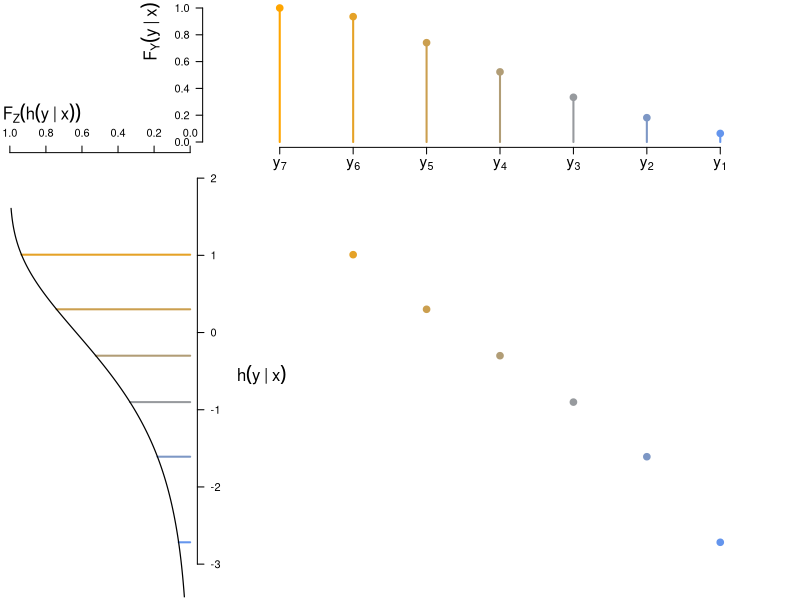

Write R code to recreate this figure.
# Transformation model illustration
# Ordered outcomes
# LK Apr 2022

# Params, FUNs
oy <- seq(0.1, 0.9, length.out = 7)
ncl <- length(oy)
y <- seq(0 + 1e-2, 1 - 0.15, length.out = res <- 1e3)
alp <- pi
bet <- pi
pY <- function(y) plogis(1.1 * qlogis(y) - 0.3) # pbeta(y, alp, bet)
dY <- function(y) dbeta(y, alp, bet)
pZ <- function(z) 1 - exp(-exp(z)) # plogis
dZ <- dlogis
qY <- function(p) qbeta(p, alp, bet)
qZ <- qlogis

h <- function(y) qZ(pY(y))
hp <- function(y) {
 tmp <- (1 / dZ(qZ(pY(y)))) * dY(y)
 tmp <- ifelse(is.nan(tmp), 0, tmp)
}

opar <- par(no.readonly = TRUE)

par(opar)

# Plot
pdf("figure1b.pdf", width = 6, height = 5)
par(mar = c(0.1, 0.1, 0.1, 0.1) + 0.1)
layout(matrix(c(1,2,2,2,
                3,4,4,4,
                3,4,4,4,
                3,4,4,4), nrow = 4, ncol = 4, byrow = TRUE))

cols <- colorRampPalette(c("cornflowerblue", "orange"))(length(oy))
tcx <- 1
tcxa <- 1.4

plot.new()
plot(oy, c(pZ(h(oy))[-ncl], 1), type = "p", axes = FALSE, xlim = c(1, 0),
     ylim = c(0, 1), col = cols, pch = 20, cex = 2)
mtext(expression(F[Y](y~'|'~x)), 2, line = 3, cex = tcx, adj = 1)
axis(1, at = oy, labels = parse(text = paste0("y[" , seq_along(oy), "]")),
     cex.axis = tcxa)
axis(2, las = 1)
arrows(oy, 0, oy, c(pZ(h(oy))[-ncl], 1), length = 0, col = cols, lwd = 2)
plot(pZ(h(y)), h(y), type = "l", axes = FALSE, xlim = c(1, 0),
     ylim = range(h(oy)) + c(-0.5, 0), col = "white")
axis(4, las = 1, labels = -3:2, at = -3:2)
axis(3)
mtext(expression(F[Z](h(y~'|'~x))), 3, line = 2, cex = tcx, adj = 0)
mtext(expression(h(y~'|'~x)), 4, line = 3, cex = tcx, las = 1)
arrows(0, h(oy)[-ncl], pZ(h(oy))[-ncl], h(oy)[-ncl], length = 0, col = cols,
       lwd = 2)
lines(pZ(h(y)), h(y), lwd = 1.2)
plot(oy, c(h(oy)[-ncl], Inf), type = "p", axes = FALSE, xlim = c(1, 0),
     col = cols, pch = 20, cex = 2, ylim = range(h(oy)) + c(-0.5, 0))
par(opar)
dev.off()
